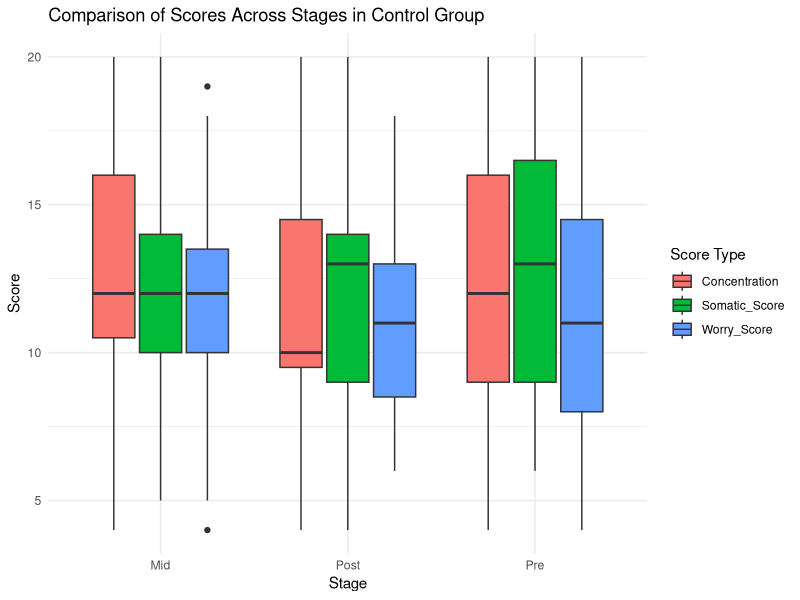
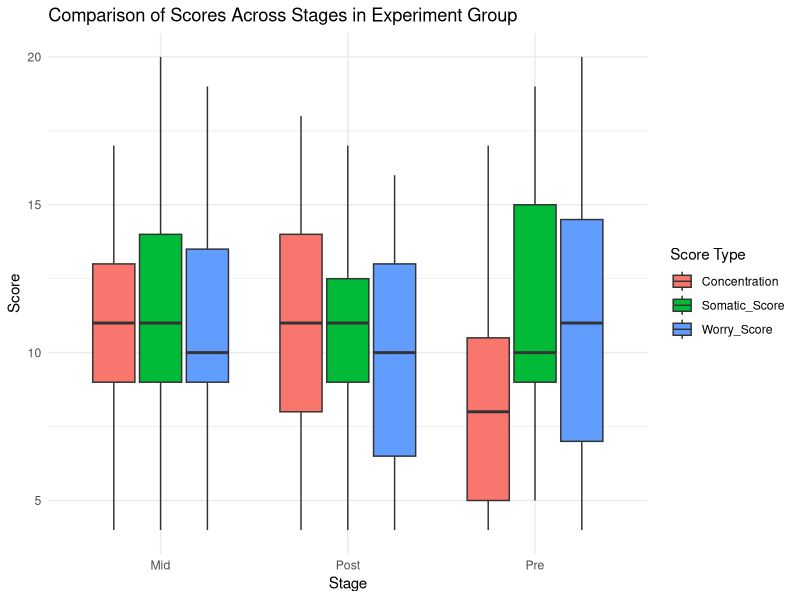
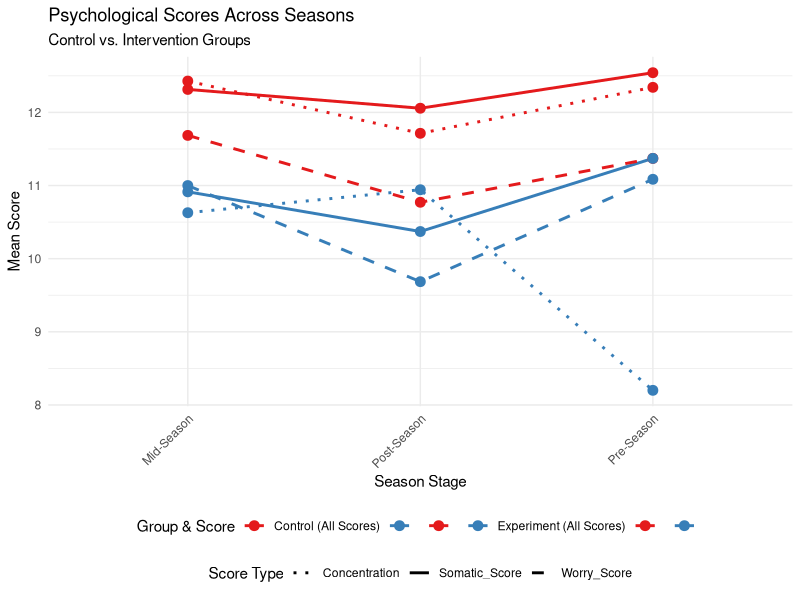
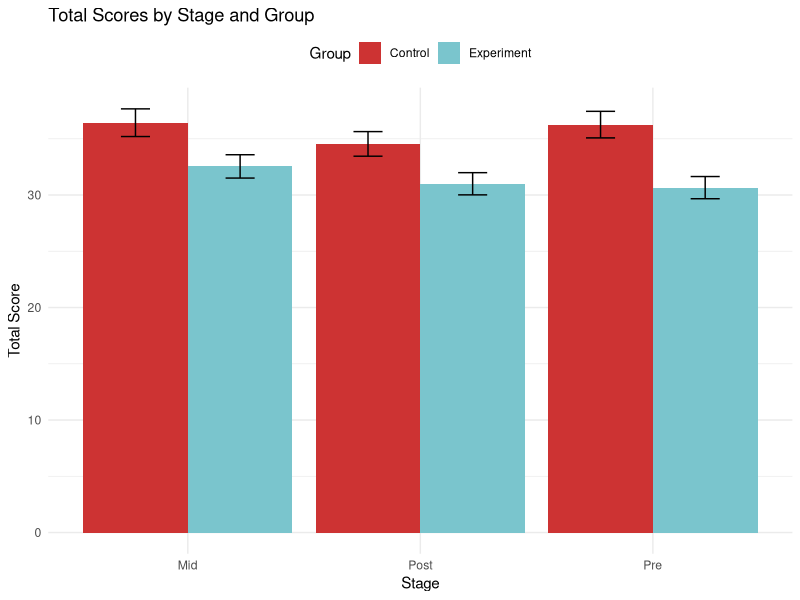
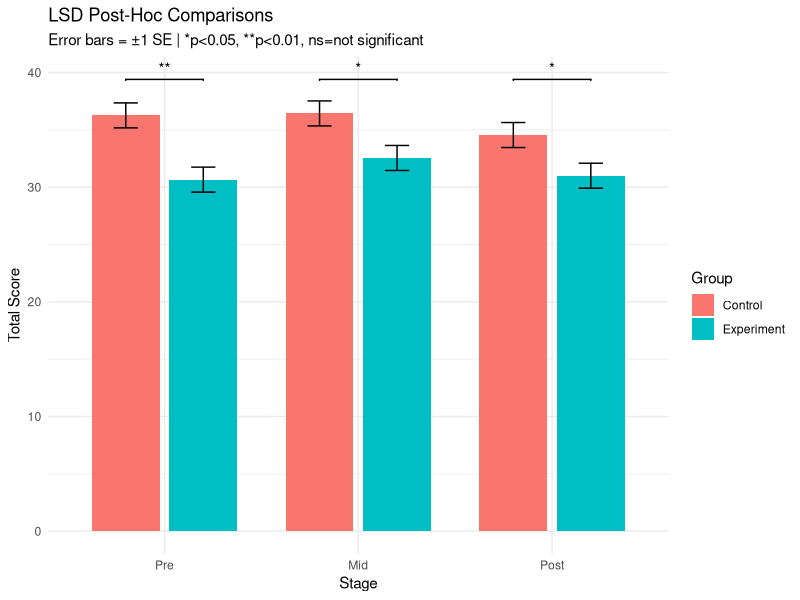

Generate these figures, in order, with R:
## ---- chunk 1
library(ggplot2)
library(readr)
library(reshape2)
library(tidyr)
library(dplyr)
library(emmeans)
if (!require(ggsignif)) install.packages("ggsignif")
library(ggsignif)  # For significance bars

sample_size = 35 # For each group, there are 35 individuals to match the needs of power and effect size. 
## ---- chunk 2
participants <- rep(1:35, each = 3)
stage <- rep(c("Pre", "Mid", "Post"), times = 35) # Each participant does the questionnaire 3 times in total during the three stages of season (pre-season, mid-season and post-season)

# Generate normally distributed scores (range is 4-20)
somatic_score_c <- pmin(pmax(round(rnorm(35 * 3, mean = 12, sd = 4)), 4), 20)
worry_score_c <- pmin(pmax(round(rnorm(35 * 3, mean = 12, sd = 4)), 4), 20)
concentration_c <- pmin(pmax(round(rnorm(35 * 3, mean = 12, sd = 4)), 4), 20)

# Save into a table
data_control <- data.frame(
  Participants = participants,
  Somatic_Score = somatic_score_c,
  Worry_Score = worry_score_c,
  Concentration = concentration_c,
  Stage = stage
)
## ---- chunk 3
participants <- rep(1:35, each = 3)
stage <- rep(c("Pre", "Mid", "Post"), times = 35)# Each participant does the questionnaire 3 times in total during the three stages of season (pre-season, mid-season and post-season)

# Generate normally distributed scores (range is 4-20)
somatic_score_p <- pmin(pmax(round(rnorm(35 * 3, mean = 11, sd = 4)), 4), 20)
worry_score_p <- pmin(pmax(round(rnorm(35 * 3, mean = 10.5, sd = 4)), 4), 20)
concentration_p <- pmin(pmax(round(rnorm(35 * 3, mean = 10, sd = 4)), 4), 20)

# Save into a table
data_exp <- data.frame(
  Participants = participants,
  Somatic_Score = somatic_score_p,
  Worry_Score = worry_score_p,
  Concentration = concentration_p,
  Stage = stage
)
## ---- chunk 4
# Identify missing data with NA and data outside the valid range
invalid_participants_c <- unique(data_control$Participants[
  is.na(data_control$Somatic_Score) | is.na(data_control$Worry_Score) | is.na(data_control$Concentration) |
  data_control$Somatic_Score < 4 | data_control$Somatic_Score > 20 |
  data_control$Worry_Score < 4 | data_control$Worry_Score > 20 |
  data_control$Concentration < 4 | data_control$Concentration > 20
])

# Save the cleaned data frame
Clean_control <- data_control[!data_control$Participants %in% invalid_participants_c, ]
## ---- chunk 5
# Identify missing data with NA and data outside the valid range
invalid_participants_p <- unique(data_exp$Participants[
  is.na(data_exp$Somatic_Score) | is.na(data_exp$Worry_Score) | is.na(data_exp$Concentration) |
  data_exp$Somatic_Score < 4 | data_exp$Somatic_Score > 20 |
  data_exp$Worry_Score < 4 | data_exp$Worry_Score > 20 |
  data_exp$Concentration < 4 | data_exp$Concentration > 20
])

# Save the cleaned data frame
Clean_exp <- data_exp[!data_exp$Participants %in% invalid_participants_p, ]
## ---- chunk 6
head(Clean_control)
head(Clean_exp)

summary(Clean_control)
summary(Clean_exp)

# Get the sum of three scores 
data_control$Total_Score <- data_control$Somatic_Score + data_control$Worry_Score + data_control$Concentration
data_exp$Total_Score <- data_exp$Somatic_Score + data_exp$Worry_Score + data_exp$Concentration

# Mean of Control group
# Pre-Season stage
contMean_pre <- colMeans(Clean_control[Clean_control$Stage == "Pre", c("Somatic_Score", "Worry_Score", "Concentration")], na.rm = TRUE)

# Mid-Season stage
contMean_mid <- colMeans(Clean_control[Clean_control$Stage == "Mid", c("Somatic_Score", "Worry_Score", "Concentration")], na.rm = TRUE)

# Mid-Season stage
contMean_post <- colMeans(Clean_control[Clean_control$Stage == "Post", c("Somatic_Score", "Worry_Score", "Concentration")], na.rm = TRUE)


# Mean of experiment group
# Pre-Season stage
expMean_pre <- colMeans(Clean_exp[Clean_exp$Stage == "Pre", c("Somatic_Score", "Worry_Score", "Concentration")], na.rm = TRUE)

# Mid-Season stage
expMean_mid <- colMeans(Clean_exp[Clean_exp$Stage == "Mid", c("Somatic_Score", "Worry_Score", "Concentration")], na.rm = TRUE)

# Mid-Season stage
expMean_post <- colMeans(Clean_exp[Clean_exp$Stage == "Post", c("Somatic_Score", "Worry_Score", "Concentration")], na.rm = TRUE)
## ---- chunk 7
# Get the sum of scores
# For Control group
cont_pre <- rowSums(Clean_control[Clean_control$Stage == "Pre", c("Somatic_Score", "Worry_Score", "Concentration")], na.rm = TRUE)
cont_mid <- rowSums(Clean_control[Clean_control$Stage == "Mid", c("Somatic_Score", "Worry_Score", "Concentration")], na.rm = TRUE)
cont_post <- rowSums(Clean_control[Clean_control$Stage == "Post", c("Somatic_Score", "Worry_Score", "Concentration")], na.rm = TRUE)

# For Experiment group
exp_pre <- rowSums(Clean_exp[Clean_exp$Stage == "Pre", c("Somatic_Score", "Worry_Score", "Concentration")], na.rm = TRUE)
exp_mid <- rowSums(Clean_exp[Clean_exp$Stage == "Mid", c("Somatic_Score", "Worry_Score", "Concentration")], na.rm = TRUE)
exp_post <- rowSums(Clean_exp[Clean_exp$Stage == "Post", c("Somatic_Score", "Worry_Score", "Concentration")], na.rm = TRUE)

# Calculate SD and SE and save them with means into a table
sd <- data.frame(
  Stage = factor(rep(c("Pre", "Mid", "Post"), each = 2), levels = c("Pre", "Mid", "Post")),
  Group = rep(c("Control", "Experiment"), 3),
  Mean = c(mean(cont_pre), mean(exp_pre),
            mean(cont_mid), mean(exp_mid),
            mean(cont_post), mean(exp_post)),
  SD = c(sd(cont_pre), sd(exp_pre),
         sd(cont_mid), sd(exp_mid),
         sd(cont_post), sd(exp_post)),
  n = c(length(cont_pre), length(exp_pre),
        length(cont_mid), length(exp_mid),
        length(cont_post), length(exp_post))
)

# Calculate standard error
sd$SE <- sd$SD / sqrt(sd$n)
print(sd)
## ---- chunk 8
# Combine the mean values into a matrix
contMeans_table <- rbind(contMean_pre, contMean_mid, contMean_post)

# Assign row and column names
rowc <- rownames(contMeans_table) <- c("Pre-Season", "Mid-Season", "Post-Season")
colc <- colnames(contMeans_table) <- c("Somatic_Score", "Worry_Score", "Concentration")

# Convert to a data frame for better readability
contMeans_table <- as.data.frame(contMeans_table)
print(contMeans_table)
## ---- chunk 9
# Combine the mean values into a matrix
expMeans_table <- rbind(expMean_pre, expMean_mid, expMean_post)

# Assign row and column names
rowe <- rownames(expMeans_table) <- c("Pre-Season", "Mid-Season", "Post-Season")
cole <- colnames(expMeans_table) <- c("Somatic_Score", "Worry_Score", "Concentration")

# Convert to a data frame for better readability
expMeans_table <- as.data.frame(expMeans_table)
print(expMeans_table)
## ---- chunk 10
# Control Group
control_long <- tidyr::gather(Clean_control, key = "Score_Type", value = "Score", Somatic_Score, Worry_Score, Concentration)
boxplot_control <- ggplot(control_long, aes(x = Stage, y = Score, fill = Score_Type)) +
  geom_boxplot() +
  theme_minimal() +
  labs(title = "Comparison of Scores Across Stages in Control Group", x = "Stage", y = "Score", fill = "Score Type")

# Print the boxplot
print(boxplot_control)

# Experiment Group
exp_long <- tidyr::gather(Clean_exp, key = "Score_Type", value = "Score", Somatic_Score, Worry_Score, Concentration)
boxplot_exp <- ggplot(exp_long, aes(x = Stage, y = Score, fill = Score_Type)) +
  geom_boxplot() +
  theme_minimal() +
  labs(title = "Comparison of Scores Across Stages in Experiment Group", x = "Stage", y = "Score", fill = "Score Type")

# Print the boxplot
print(boxplot_exp)

## ---- chunk 11
# Make both tables have Group identifiers (added to your existing code)
contMeans_table$Group <- "Control"
expMeans_table$Group <- "Experiment"

contMeans_table$Stage <- rownames(contMeans_table)
expMeans_table$Stage <- rownames(expMeans_table)

# Combine the tables
combined_data <- rbind(contMeans_table, expMeans_table)

# Convert to long format
long_data <- pivot_longer(combined_data,
                         cols = c(Somatic_Score, Worry_Score, Concentration),
                         names_to = "Score_Type",
                         values_to = "Value")

# Create the combined plot
ggplot(long_data, aes(x = Stage, y = Value, 
                     color = interaction(Group, Score_Type),
                     linetype = Score_Type,
                     group = interaction(Group, Score_Type))) +
  geom_line(linewidth = 1) +
  geom_point(size = 3) +
  scale_color_manual(
    name = "Group & Score",
    values = c(
      "Control.Somatic_Score" = "#E41A1C",  # Red
      "Control.Worry_Score" = "#E41A1C",     # Same red
      "Control.Concentration" = "#E41A1C",   # Same red
      "Experiment.Somatic_Score" = "#377EB8", # Blue
      "Experiment.Worry_Score" = "#377EB8",   # Same blue
      "Experiment.Concentration" = "#377EB8"  # Same blue
    ),
    labels = c(
      "Control (All Scores)",
      "", "",  # Empty labels to avoid duplicates
      "Experiment (All Scores)",
      "", ""
    )
  ) +
  scale_linetype_manual(
    name = "Score Type",
    values = c(
      "Somatic_Score" = "solid",
      "Worry_Score" = "dashed",
      "Concentration" = "dotted"
    )
  ) +
  labs(
    title = "Psychological Scores Across Seasons",
    subtitle = "Control vs. Intervention Groups",
    x = "Season Stage",
    y = "Mean Score"
  ) +
  theme_minimal() +
  theme(
    legend.position = "bottom",
    legend.box = "vertical",
    legend.spacing.y = unit(0.2, "cm"),
    axis.text.x = element_text(angle = 45, hjust = 1)
  ) +
  guides(
    color = guide_legend(order = 1, nrow = 1),
    linetype = guide_legend(order = 2)
  )
## ---- chunk 12
# Mean of each stage in Control Group
contMean_total <- aggregate(Total_Score ~ Stage, data_control, mean)
print(contMean_total)

# Mean of each stage in Experiment Group
expMean_total <- aggregate(Total_Score ~ Stage, data_exp, mean)
print(expMean_total)

## ---- chunk 13
# Save the means of each stage and group
anova_table <- merge(contMean_total, expMean_total, by = "Stage", suffixes = c("_Control", "_Experiment"))
anova_table <- anova_table[order(factor(anova_table$Stage, levels = c("Pre", "Mid", "Post"))), ]
print(anova_table)

# Add group identifier to both datasets
Clean_control$Group <- "Control"
Clean_exp$Group <- "Experiment"

# Combine both datasets
combined_data <- rbind(Clean_control, Clean_exp)

# Calculate Total Score for each observation
combined_data$Total_Score <- combined_data$Somatic_Score + combined_data$Worry_Score + combined_data$Concentration

# Convert Stage and Group to factors
combined_data$Stage <- factor(combined_data$Stage, levels = c("Pre", "Mid", "Post"))
combined_data$Group <- factor(combined_data$Group)

head(combined_data) # check the new combined table

## ---- chunk 14
total_long <- pivot_longer(anova_table, 
                        cols = -Stage, 
                        names_to = "Group", 
                        values_to = "Score")

# Create the bar plot
ggplot(total_long, aes(x = Stage, y = Score, fill = Group)) +
  geom_bar(stat = "identity", position = position_dodge()) +
  scale_fill_manual(values = c("Total_Score_Control" = "brown3", 
                              "Total_Score_Experiment" = "cadetblue3"),
                    labels = c("Control", "Experiment")) +
  geom_errorbar(
    aes(ymin = sd$Mean - sd$SE, ymax = sd$Mean + sd$SE),
    position = position_dodge(width = 0.9),
    width = 0.25
  ) +
  labs(title = "Total Scores by Stage and Group",
       x = "Stage",
       y = "Total Score",
       fill = "Group") +
  theme_minimal() +
  theme(legend.position = "top")
## ---- chunk 15
# Use the table "total_long" to do ANOVA test
anova_result <- aov(Total_Score ~ Stage * Group, data = combined_data)
summary(anova_result)

# There are significant difference between the two groups of intervention (control and experiment).
## ---- chunk 16
# Get means for Group × Stage
group_stage_means <- emmeans(anova_result, ~ Group | Stage)
print(group_stage_means)

lsd_results <- pairs(group_stage_means, adjust = "none")  
print(lsd_results)

# Filter to keep only Control vs Experiment at each stage
lsd_control_vs_experiment <- lsd_results[
  grep("Control - Experiment", summary(lsd_results)$contrast),
]
print(lsd_control_vs_experiment)


# p-value in Pre-Season, Mid-Season and, Post-Season are all significantly different 
## ---- chunk 17
# Perform LSD comparisons (no p-value adjustment)
lsd_results <- pairs(group_stage_means, adjust = "none")
lsd_summary <- as.data.frame(lsd_results[grep("Control - Experiment", summary(lsd_results)$contrast), ])


# Calculate mean ± SE for plotting
plot_data <- summary(group_stage_means) |>
  transform(
    lower.CL = emmean - SE,
    upper.CL = emmean + SE
  )


# Plot with significance bars
ggplot(plot_data, aes(x = Stage, y = emmean, fill = Group)) +
  geom_col(position = position_dodge(width = 0.8), width = 0.7) +
  geom_errorbar(
    aes(ymin = lower.CL, ymax = upper.CL),
    position = position_dodge(width = 0.8),
    width = 0.25
  ) +
# Add significance bars manually for each stage
  geom_signif(
    y_position = max(plot_data$upper.CL) * 1.05,
    xmin = c(0.8, 1.8, 2.8),
    xmax = c(1.2, 2.2, 3.2),
    annotations = ifelse(lsd_summary$p.value < 0.05, 
                       ifelse(lsd_summary$p.value < 0.01, "**", "*"), 
                       "ns"),
    tip_length = 0.01
  ) +
  labs(
    title = "LSD Post-Hoc Comparisons",
    subtitle = "Error bars = ±1 SE | *p<0.05, **p<0.01, ns=not significant",
    x = "Stage",
    y = "Total Score",
    fill = "Group"
  ) +
  scale_fill_manual(values = c("Control" = "#F8766D", "Experiment" = "#00BFC4")) +
  theme_minimal()
